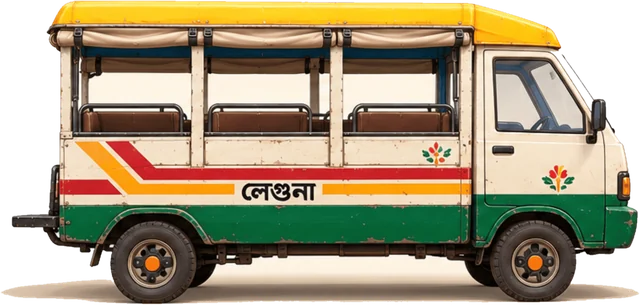
#> input picture src/art/leguna-side.webp, 640 x 305 px
$ python cutout.py ../src/art/leguna-side.webp out.png
#> lines starting #> are read from the running program, lines starting #| are printed output that depends on the picture
"""Cut a vehicle illustration out of a flat backdrop and export a game-ready WebP.

    python3 -m venv .venv && .venv/bin/pip install pillow
    .venv/bin/python tools/cutout.py ~/Downloads/leguna.png src/art/leguna-side.webp \
        --clear 0,0,1476,34 --clear 1150,0,1476,44

The backdrop colour is sampled from the bottom-left corner and flood-filled inwards from the edges,
so the vehicle's own cream paint survives as long as it has an outline. --clear x0,y0,x1,y1 blanks a
rectangle first (repeatable); the leguna art uses it to drop a neighbouring vehicle's wheel and a
stray band along the top edge.
"""
import argparse
from collections import deque

from PIL import Image, ImageFilter

ap = argparse.ArgumentParser()
ap.add_argument('src')
ap.add_argument('out')
ap.add_argument('--width', type=int, default=640)
ap.add_argument('--tolerance', type=float, default=62)
ap.add_argument('--clear', action='append', default=[], metavar='X0,Y0,X1,Y1')
args = ap.parse_args()

im = Image.open(args.src).convert('RGBA')
#> im is the input picture: PIL image 640x305 RGBA; mean R, G, B, A 133.5, 120.8, 93.4, 210.5
w, h = im.size
#> w = 640; h = 305
px = im.load()
bg = px[0, h - 1][:3]
#> bg = (0, 0, 0)

for rect in args.clear:
    x0, y0, x1, y1 = (int(v) for v in rect.split(','))
    for y in range(max(y0, 0), min(y1, h)):
        for x in range(max(x0, 0), min(x1, w)):
            px[x, y] = (0, 0, 0, 0)

def is_bg(c):
    return c[3] and sum((a - b) ** 2 for a, b in zip(c[:3], bg)) ** 0.5 <= args.tolerance

seen = bytearray(w * h)
q = deque([(x, 0) for x in range(w)] + [(x, h - 1) for x in range(w)])
q.extend((x, y) for y in range(h) for x in (0, w - 1))
while q:
    x, y = q.popleft()
    if seen[y * w + x]:
        continue
    seen[y * w + x] = 1
    if px[x, y][3] and not is_bg(px[x, y]):
        continue
    px[x, y] = (0, 0, 0, 0)
    for nx, ny in ((x + 1, y), (x - 1, y), (x, y + 1), (x, y - 1)):
        if 0 <= nx < w and 0 <= ny < h and not seen[ny * w + nx]:
            q.append((nx, ny))

# Shave and soften the cut edge so it doesn't look jaggy once scaled down
im.putalpha(im.getchannel('A').filter(ImageFilter.MinFilter(3)).filter(ImageFilter.GaussianBlur(0.8)))
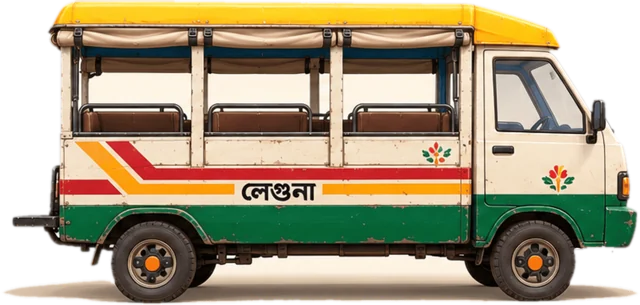
#> im: PIL image 640x305 RGBA; mean R, G, B, A 128.8, 116.3, 89.2, 207.1; transparent parts drawn white
im = im.crop(im.getbbox())
im = im.resize((args.width, round(im.height * args.width / im.width)), Image.LANCZOS)
im.save(args.out, 'WEBP', quality=86, method=6)
print(f'{args.out}: {im.width}x{im.height}')
#| out.png: 640x305
